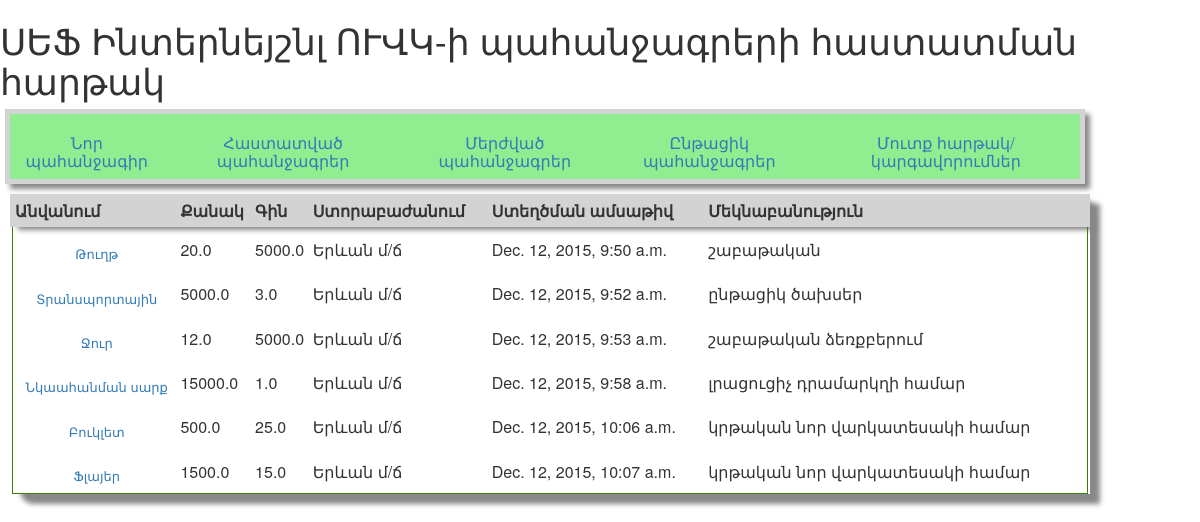
Screenshot of /rej_request_list (signed in) with the database file from the repository.
### requests/models.py (models this page shows, shortened)
class Lists(models.Model):
    Initiator = models.ForeignKey('auth.User')
    Division = models.ForeignKey('divisions.divisions')
    request_type_id = models.ForeignKey('request_types.request_types')
    purchase_purpose = models.CharField(max_length=150)
    product_name = models.CharField(max_length=75)
    product_price = models.FloatField(default=1)
    product_quantity = models.FloatField(default=1)
    comment = models.CharField(max_length=200)
    created_date = models.DateTimeField(
            default=timezone.now)
    approved_date_head = models.DateTimeField(
            blank=True, null=True)
    approved_date_admin = models.DateTimeField(
            blank=True, null=True)
    approved_date_fin = models.DateTimeField(
            blank=True, null=True)
    approved_date_CEO_DCEO = models.DateTimeField(
            blank=True, null=True)
    status_id = models.ForeignKey(request_status,related_name="request_status")

### divisions/models.py (models this page shows, shortened)
class divisions(models.Model):
    Branch_name = models.CharField(max_length=75)
    AS_code = models.CharField(max_length=3)
    def __str__(self):
        return (self.Branch_name)

### requests/views.py (the view)
# urls.py: url(r'^rej_request_list$', views.rej_request_lists, name='rej_request_list'),
def rej_request_lists(request):
    current_user = request.user.id
    restricted_group = models.Group.objects.get(id=1)
    restricted_users = restricted_group.user_set.filter(id=current_user)
    if request.user.is_authenticated() and len(restricted_users)>0:
        rej_requests = Lists.objects.filter(status_id=3, Initiator=current_user).order_by('created_date')
        return render(request, 'requests/rej_request_list.html', {'rej_requests': rej_requests})
    elif request.user.is_authenticated() and len(restricted_users)==0:
        rej_requests = Lists.objects.filter(status_id=1).order_by('created_date')
        return render(request, 'requests/rej_request_list.html', {'rej_requests': rej_requests})
    else:
        return redirect('home')

### requests/templates/requests/rej_request_list.html
{% extends 'requests/base.html' %}
{% block content %}
<table class="table-bottom">
  <tr class="tr_1">
    <th>Անվանում</th>
    <th>Քանակ</th>
    <th>Գին</th>
    <th>Ստորաբաժանում</th>
    <th>Ստեղծման ամսաթիվ</th>
    <th>Մեկնաբանություն</th>
  </tr>
    {% for request in rej_requests%}
        <tr>
            <td  class="td_1"> <h1><a href="{% url 'request_detail' pk=request.pk %}" class="td_1">{{ request.product_name }}</a></h1></td>
            <td>{{ request.product_quantity }}</td>
            <td>{{ request.product_price }}</td>
            <td>{{ request.Division}}</td>
            <td>{{ request.created_date }}</td>
            <td>{{ request.comment }}</td>
        </tr>
    {% endfor %}
{% endblock content %}

### requests/templates/requests/base.html (shortened to what this page needs)
{% load staticfiles %}
        <head>
        <link rel="stylesheet" href="//maxcdn.bootstrapcdn.com/bootstrap/3.2.0/css/bootstrap.min.css">
        <link rel="stylesheet" href="//maxcdn.bootstrapcdn.com/bootstrap/3.2.0/css/bootstrap-theme.min.css">
        <link rel="stylesheet" href="{% static 'css/requests.css' %}">
    </head>
    <body>
    <div>
        <h1> ՍԵՖ Ինտերնեյշնլ ՈՒՎԿ-ի պահանջագրերի հաստատման հարթակ </h1>
        <table class="table-head">
            <td>
      <th class="th_1"><h1><a href="{% url 'request_new' %}" class="th_1">Նոր պահանջագիր</a></h1>
          </th>
    </td>
         <td>
      <th class="th_1"><h1><a href="{% url 'app_request_list' %}" class="th_1">Հաստատված պահանջագրեր</a></h1>
          </th>
    </td>
  <td>
      <th class="th_1"><h1><a href="{% url 'rej_request_list' %}" class="th_1">Մերժված պահանջագրեր</a></h1>
          </th>
    </td>
  <td>
      <th class="th_1"><h1><a href="{% url 'cur_request_list' %}" class="th_1">Ընթացիկ պահանջագրեր</a></h1>
          </th>
    </td>
            <td>
      <th class="th_1"><h1>
          <a href="{% url 'admin:index' %}" class="th_1">Մուտք հարթակ/կարգավորումներ</a>
          </h1>
          </th>
    </td>
        </table>
        </div>
    <div >
            {% block content %}{% endblock %}
            </div>
    </body>

### requests/static/css/requests.css (style rules this page uses)
.table-head { margin-left: 5px; margin-right: 15px; margin-bottom: 10px; width: 90%; padding:5px; align-items: center; box-shadow: 5px 5px 5px #888888; border: 5px solid lightgrey; background: lightgreen; }
.th_1 { text-align: center; font-size: medium; }
.td_1 { text-align: center; font-size: small; }
.table-bottom { margin-top: 5px; margin-left:10px; padding:0px; width:90%; box-shadow: 10px 10px 5px #888888; border:1px solid #3f7f00; -moz-border-radius-bottomleft:14px; -webkit-border-bottom-left-radius:14px; border-bottom-left-radius:14px; }
.tr_1 { align-items: center; box-shadow: 5px 5px 5px #888888; border: 5px solid lightgrey; background: lightgray; }

### rows the page displays
Lists: product_name "Թուղթ", product_quantity "20.0", product_price "5000.0", Division "Երևան մ/ճ", created_date "Dec. 12, 2015, 9:50 a.m.", comment "շաբաթական"
Lists: product_name "Տրանսպորտային", product_quantity "5000.0", product_price "3.0", Division "Երևան մ/ճ", created_date "Dec. 12, 2015, 9:52 a.m.", comment "ընթացիկ ծախսեր"
Lists: product_name "Ջուր", product_quantity "12.0", product_price "5000.0", Division "Երևան մ/ճ", created_date "Dec. 12, 2015, 9:53 a.m.", comment "շաբաթական ձեռքբերում"
Lists: product_name "Նկաահանման սարք", product_quantity "15000.0", product_price "1.0", Division "Երևան մ/ճ", created_date "Dec. 12, 2015, 9:58 a.m.", comment "լրացուցիչ դրամարկղի համար"
Lists: product_name "Բուկլետ", product_quantity "500.0", product_price "25.0", Division "Երևան մ/ճ", created_date "Dec. 12, 2015, 10:06 a.m.", comment "կրթական նոր վարկատեսակի համար"
Lists: product_name "Ֆլայեր", product_quantity "1500.0", product_price "15.0", Division "Երևան մ/ճ", created_date "Dec. 12, 2015, 10:07 a.m.", comment "կրթական նոր վարկատեսակի համար"
